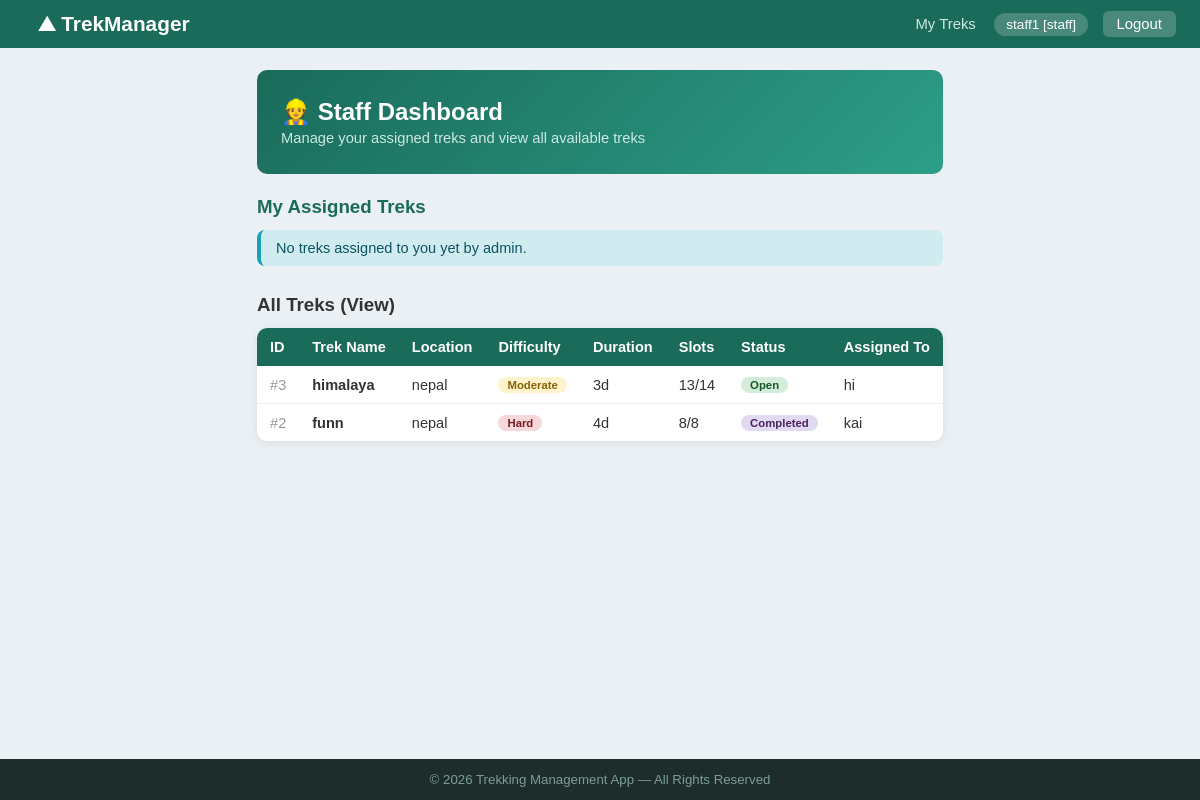
Page /staff/dashboard (signed in) on the earlier database version.
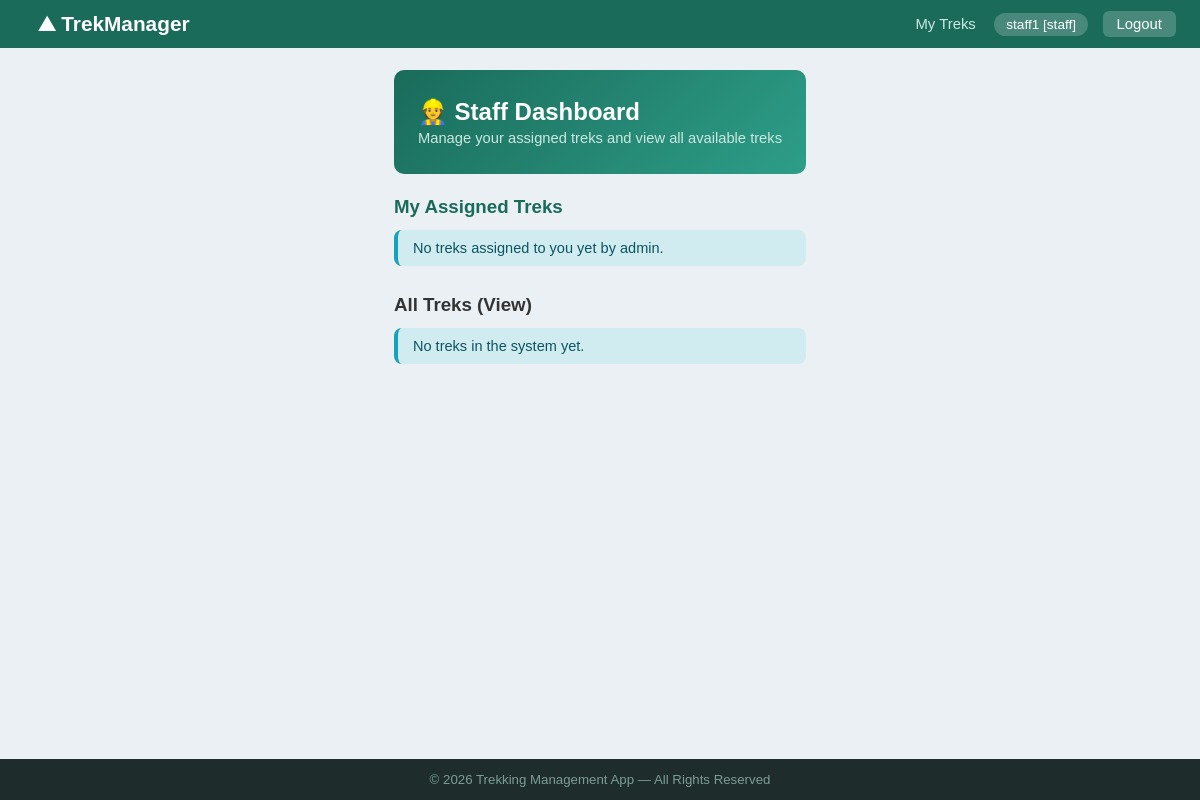
Same page on the later database version.
### models.py (models this page shows, shortened)
class Trek(db.Model):
    __tablename__ = 'treks'
    id              = db.Column(db.Integer, primary_key=True)
    name            = db.Column(db.String(150), nullable=False)
    location        = db.Column(db.String(150), nullable=False)
    difficulty      = db.Column(db.String(20), nullable=False)          # Easy / Moderate / Hard
    duration        = db.Column(db.Integer, nullable=False)             # days
    available_slots = db.Column(db.Integer, nullable=False, default=10)
    total_slots     = db.Column(db.Integer, nullable=False, default=10)
    status          = db.Column(db.String(20), nullable=False, default='Approved')  # Approved / Open / Closed / Completed
    start_date      = db.Column(db.Date, nullable=True)
    end_date        = db.Column(db.Date, nullable=True)
    description     = db.Column(db.Text, nullable=True)
    created_at      = db.Column(db.DateTime, default=datetime.utcnow)
    assigned_staff_id = db.Column(db.Integer, db.ForeignKey('users.id'), nullable=True)
    assigned_staff    = db.relationship('User', backref='assigned_treks', foreign_keys=[assigned_staff_id])
    bookings = db.relationship('Booking', backref='trek', lazy=True)

class User(db.Model):
    __tablename__ = 'users'
    id               = db.Column(db.Integer, primary_key=True)
    username         = db.Column(db.String(80), unique=True, nullable=False)
    email            = db.Column(db.String(120), unique=True, nullable=False)
    password         = db.Column(db.String(200), nullable=False)
    role             = db.Column(db.String(20), nullable=False, default='user')   # admin / staff / user
    status           = db.Column(db.String(20), nullable=False, default='active') # active / blacklisted
    approval_status  = db.Column(db.String(20), nullable=True, default='pending') # pending / approved / blacklisted
    phone            = db.Column(db.String(20), nullable=True)
    created_at       = db.Column(db.DateTime, default=datetime.utcnow)
    bookings = db.relationship('Booking', backref='user', lazy=True)

### app.py (the view)
@app.route('/staff/dashboard')
def staff_dashboard():
    user = get_current_user()
    if not user or user.role != 'staff':
        flash('Access denied.', 'danger')
        return redirect(url_for('login'))
    assigned_treks = Trek.query.filter_by(assigned_staff_id=user.id).all()
    all_treks = Trek.query.order_by(Trek.id.desc()).all()
    return render_template('staff/dashboard.html', assigned_treks=assigned_treks, all_treks=all_treks)

### app.py (called while the page is built)
def get_current_user():
    if 'user_id' in session:
        return User.query.get(session['user_id'])
    return None

@app.context_processor
def inject_user():
    return dict(current_user=get_current_user)

### templates/staff/dashboard.html (shortened to what this page needs)
{% extends 'base.html' %}
{% block bodyclass %}bg-staff{% endblock %}
{% block content %}
<div class="container">
    <div style="background: linear-gradient(135deg, #1a6b5a, #2d9e88); border-radius: 10px; padding: 28px 24px; color: #fff; margin-bottom: 22px;">
        <h2 style="font-size:1.5em; font-weight:bold; margin-bottom:4px;">&#128119; Staff Dashboard</h2>
        <p style="color:#cce8e3; font-size:0.92em;">Manage your assigned treks and view all available treks</p>
    </div>
    <h3 style="margin-bottom:12px; color:#1a6b5a;">My Assigned Treks</h3>
    {% if assigned_treks %}
    <div class="table-wrap" style="margin-bottom:28px;">
        <table>
            <thead><tr><th>Trek Name</th><th>Location</th><th>Difficulty</th><th>Dates</th><th>Slots</th><th>Status</th><th>Participants</th><th>Actions</th></tr></thead>
            <tbody>
            {% for trek in assigned_treks %}
            {% set booked_count = trek.bookings | selectattr('status','equalto','Booked') | list | length %}
            <tr>
                <td><b>{{ trek.name }}</b></td>
                <td>{{ trek.location }}</td>
                <td><span class="badge badge-{{ trek.difficulty | lower }}">{{ trek.difficulty }}</span></td>
                <td>{{ trek.start_date.strftime('%d %b %Y') if trek.start_date else 'TBD' }} &rarr; {{ trek.end_date.strftime('%d %b %Y') if trek.end_date else 'TBD' }}</td>
                <td>{{ trek.available_slots }}/{{ trek.total_slots }}</td>
                <td><span class="badge badge-{{ trek.status | lower }}">{{ trek.status }}</span></td>
                <td>{{ booked_count }}</td>
                <td><a href="{{ url_for('staff_trek_detail', trek_id=trek.id) }}" class="btn btn-amber btn-sm">Manage</a></td>
            </tr>
            {% endfor %}
            </tbody>
        </table>
    </div>
    {% else %}
    <div class="alert alert-info" style="margin-bottom:28px;">No treks assigned to you yet by admin.</div>
    {% endif %}
    <h3 style="margin-bottom:12px; color:#333;">All Treks (View)</h3>
    {% if all_treks %}
    <div class="table-wrap">
        <table>
            <thead><tr><th>ID</th><th>Trek Name</th><th>Location</th><th>Difficulty</th><th>Duration</th><th>Slots</th><th>Status</th><th>Assigned To</th></tr></thead>
            <tbody>
            {% for trek in all_treks %}
            <tr>
                <td style="color:#999;">#{{ trek.id }}</td>
                <td><b>{{ trek.name }}</b></td>
                <td>{{ trek.location }}</td>
                <td><span class="badge badge-{{ trek.difficulty | lower }}">{{ trek.difficulty }}</span></td>
                <td>{{ trek.duration }}d</td>
                <td>{{ trek.available_slots }}/{{ trek.total_slots }}</td>
                <td><span class="badge badge-{{ trek.status | lower }}">{{ trek.status }}</span></td>
                <td>{% if trek.assigned_staff %}{{ trek.assigned_staff.username }}{% else %}<span style="color:#aaa;">Unassigned</span>{% endif %}</td>
            </tr>
            {% endfor %}
            </tbody>
        </table>
    </div>
    {% else %}
    <div class="alert alert-info">No treks in the system yet.</div>
    {% endif %}
</div>
{% endblock %}

Differences in the rows shown:
removed Trek: id "3", name "himalaya", location "nepal", difficulty "Moderate", duration "3", available_slots "13", total_slots "14", status "Open", assigned_staff.username "hi"
removed Trek: id "2", name "funn", location "nepal", difficulty "Hard", duration "4", available_slots "8", total_slots "8", status "Completed", assigned_staff.username "kai"
Other differences:
text no longer shown: "ID Trek Name Location Difficulty Duration Slots Status Assigned To"
text now shown: "No treks in the system yet."
